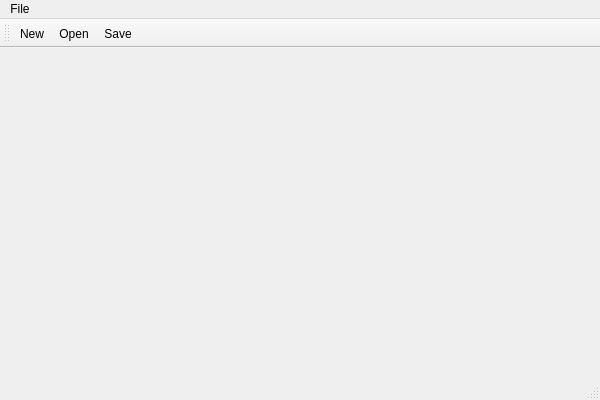
<?xml version="1.0" encoding="UTF-8"?>
<ui version="4.0">
 <class>Class23Class</class>
 <widget class="QMainWindow" name="Class23Class">
  <property name="geometry">
   <rect>
    <x>0</x>
    <y>0</y>
    <width>600</width>
    <height>400</height>
   </rect>
  </property>
  <property name="windowTitle">
   <string>Class23</string>
  </property>
  <widget class="QWidget" name="centralWidget"/>
  <widget class="QMenuBar" name="menuBar">
   <property name="geometry">
    <rect>
     <x>0</x>
     <y>0</y>
     <width>600</width>
     <height>23</height>
    </rect>
   </property>
   <widget class="QMenu" name="menuFile">
    <property name="title">
     <string>File</string>
    </property>
    <addaction name="actionNew"/>
    <addaction name="actionOpen"/>
    <addaction name="actionSave"/>
   </widget>
   <addaction name="menuFile"/>
  </widget>
  <widget class="QToolBar" name="mainToolBar">
   <attribute name="toolBarArea">
    <enum>TopToolBarArea</enum>
   </attribute>
   <attribute name="toolBarBreak">
    <bool>false</bool>
   </attribute>
   <addaction name="actionNew"/>
   <addaction name="actionOpen"/>
   <addaction name="actionSave"/>
  </widget>
  <widget class="QStatusBar" name="statusBar"/>
  <action name="actionNew">
   <property name="icon">
    <iconset resource="class23.qrc">
     <normaloff>:/Images/page.png</normaloff>:/Images/page.png</iconset>
   </property>
   <property name="text">
    <string>New</string>
   </property>
  </action>
  <action name="actionOpen">
   <property name="icon">
    <iconset resource="class23.qrc">
     <normaloff>:/Images/folder.png</normaloff>:/Images/folder.png</iconset>
   </property>
   <property name="text">
    <string>Open</string>
   </property>
  </action>
  <action name="actionSave">
   <property name="icon">
    <iconset resource="class23.qrc">
     <normaloff>:/Images/disk.png</normaloff>:/Images/disk.png</iconset>
   </property>
   <property name="text">
    <string>Save</string>
   </property>
  </action>
 </widget>
 <layoutdefault spacing="6" margin="11"/>
 <resources>
  <include location="class23.qrc"/>
 </resources>
 <connections/>
</ui>
